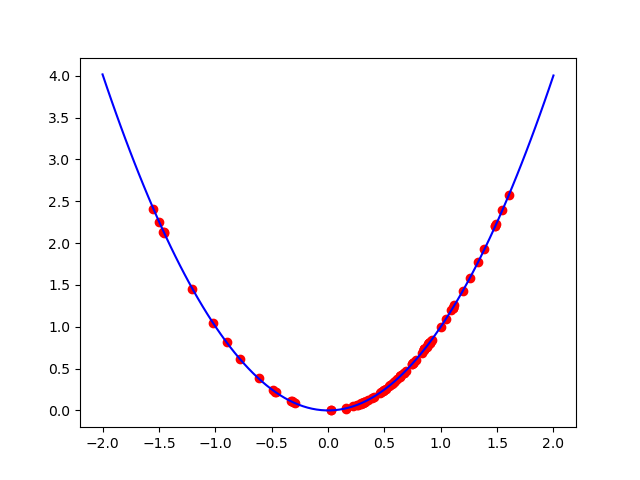

Here is the Python script that generated this plot:
import numpy as np
import matplotlib.pyplot as plt
import random
import time

# Rosenbrock函数
def f(x):
    res = (1 - x[0]) ** 2 + 100 * (x[1] - x[0] ** 2) ** 2
    return res

# 数值求梯度
def grad(f,x,steps):
    grad = np.array([(f(x+[steps,0])-f(x))/steps,(f(x+[0,steps])-f(x))/steps])
    return grad

# 梯度下降找极小值
def process_point(p0,n):
    iter = 1000  # 迭代步数
    k = 0.02  # 学习率
    tol = 10 ** (-5)  # 允差
    x1 = np.zeros(iter)
    y1 = np.zeros(iter)
    x = p0[n]
    y = 9999
    x1[0] = x[0]; y1[0] = x[1]  # 各点迭代历程备份

    for i in range(iter):
        if abs(f(x)-y) < tol: break  # 迭代达标——退出循环
        if (f(x) > y):  # 步长过长——状态回滚
            x = np.array([x1[i-1],y1[i-1]])
            k = k/2
        y = f(x)  # y坐标迭代更新
        x1[i] = x[0]; y1[i] = x[1]  # 迭代历程存档
        gr = grad(f,x,10**(-9))
        norm = np.linalg.norm(gr)  #梯度归一化
        print("test:{}, iter:{}, loc={}, grad={}".format(n+1, i, [f"{i:.4f}" for i in x], [f"{i:.4f}" for i in gr/norm]))  # 迭代历程展示
        x = x - k * y * (gr/norm)  #x坐标迭代更新
    return x

# 最小二乘拟合
def fitting(p1):
    xp = [sublist[0] for sublist in p1]  # 提取结果x坐标
    yp = [sublist[1] for sublist in p1]  # 提取结果y坐标
    coe = np.polyfit(xp, yp, 2)
    return np.poly1d(coe)  # 曲线拟合


# 初始化
start_time = time.time()
test = 100  # 选取点数
p0 = [np.array([random.uniform(-3, 3), random.uniform(-3, 3)]) for n in range(test)]  # 随机生成初始点
p1 = [np.array([0,0]) for n in range(test)]  # 预备存放结果

# 寻找极小值
for n in range(test):
    x = process_point(p0, n)
    p1[n] = x  #存放各点迭代结果
    # plt.arrow(p0[n][0], p0[n][1], p1[n][0] - p0[n][0], p1[n][1] - p0[n][1], head_width=0.1, head_length=0.1, length_includes_head=True)
    plt.plot(p1[n][0], p1[n][1],'o',color='red')

# 拟合与绘图
poly = fitting(p1)
print("收敛曲线方程:",poly)
xl = np.linspace(-2, 2, 100)
yl = poly(xl)
plt.plot(xl, yl, "r-",color='blue')   #曲线绘制
plt.show()

# 计时
end_time = time.time()   #结束
print(f"总耗时:{end_time-start_time:.6f}s")
